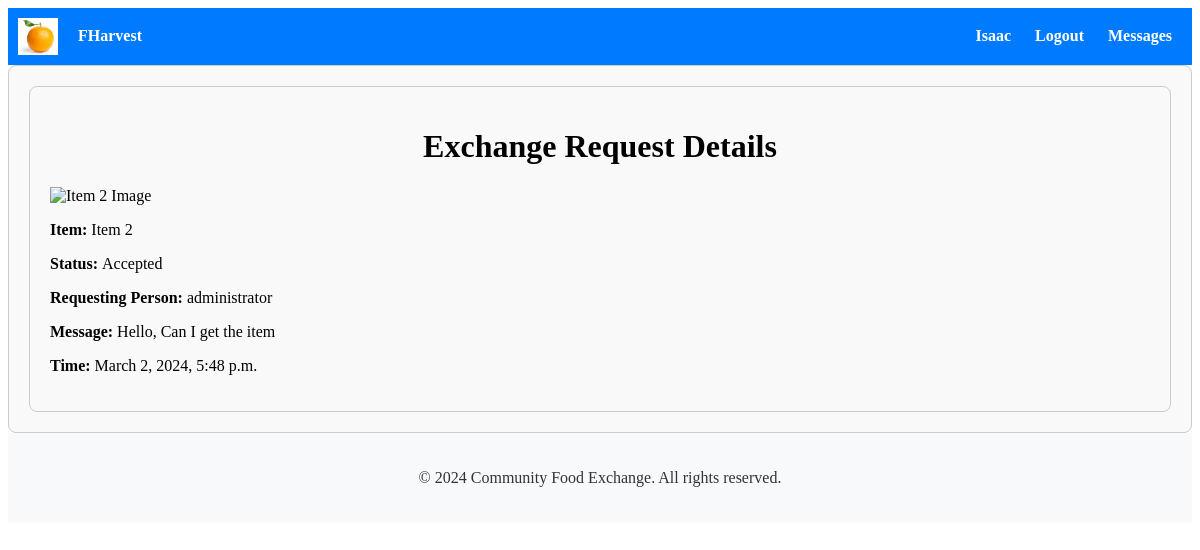
The page /exchange/34/ (signed in) on the database as committed earlier.
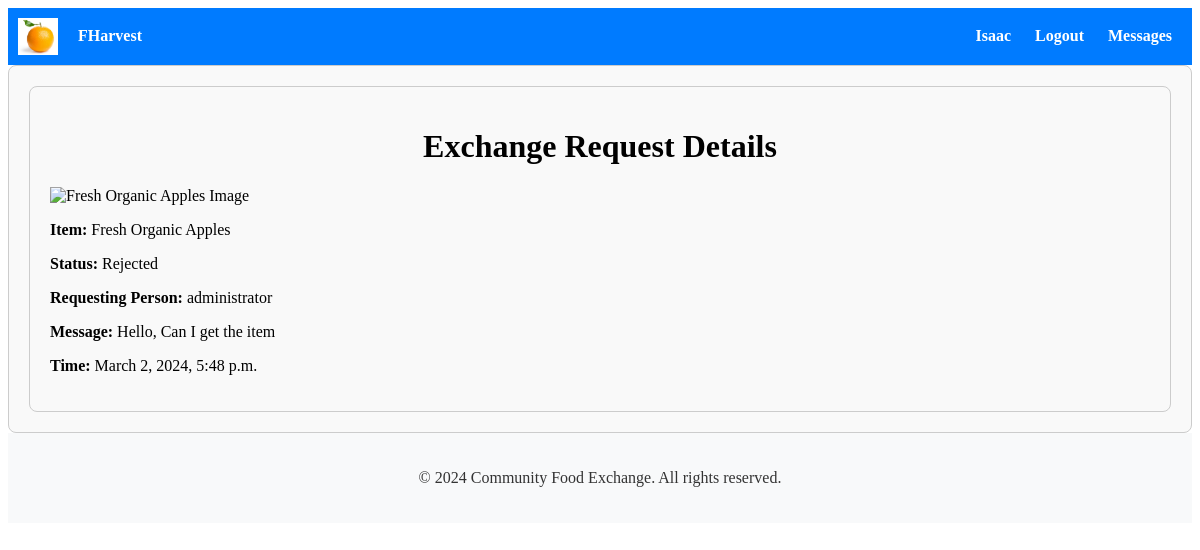
The same page on the database as committed later.
### exchange/models.py (models this page shows, shortened)
class ExchangeRequest(models.Model):
    STATUS_CHOICES = [
        ('pending', 'Pending'),
        ('accepted', 'Accepted'),
        ('rejected', 'Rejected'),
        ('cancelled', 'Cancelled'),
    ]
    sender = models.ForeignKey(User, on_delete=models.CASCADE, related_name='exchange_sent_requests')
    receiver = models.ForeignKey(User, on_delete=models.CASCADE, related_name='exchange_received_requests')
    listing = models.ForeignKey(Listing, on_delete=models.CASCADE)
    message = models.TextField()
    status = models.CharField(max_length=20, choices=STATUS_CHOICES, default='pending')
    reason_for_cancellation = models.TextField(blank=True, null=True)
    created_at = models.DateTimeField(auto_now_add=True)

### listings/models.py (models this page shows, shortened)
class Listing(models.Model):
    user = models.ForeignKey(User, on_delete=models.CASCADE)
    item_name = models.CharField(max_length=100)
    description = models.TextField()
    quantity = models.CharField(max_length=100)  # Change to CharField
    expiration_date = models.DateField()
    preferred_exchange_method = models.CharField(max_length=200, help_text="Preferred exchange method")  # Add preferred exchange method
    created_at = models.DateTimeField(auto_now_add=True)
    image = CloudinaryField('image')

### exchange/views.py (the view)
# urls.py: path('<int:request_id>/', exchange_request_detail, name='exchange_request_detail'),
@login_required
def exchange_request_detail(request, request_id):
    exchange_request = get_object_or_404(ExchangeRequest, pk=request_id)
    return render(request, 'exchange/exchange_request_detail.html', {'exchange_request': exchange_request})

### exchange/templates/exchange/exchange_request_detail.html
{% extends 'accounts/base.html' %}
{% block content %}
<div class="container">
  <h1>Exchange Request Details</h1>
  <div class="exchange-request">
    <div class="image-container">
      <img src="{{ exchange_request.listing.image.url }}" alt="{{ exchange_request.listing.item_name }} Image" class="detail-image">
    </div>
    <p><strong>Item: </strong>{{ exchange_request.listing.item_name }}</p>
    <p><strong>Status: </strong>{{ exchange_request.status }}</p>
    <p><strong>Requesting Person: </strong>{{ exchange_request.sender }}</p>
    <p><strong>Message: </strong>{{ exchange_request.message }}</p>
    <p><strong>Time: </strong>{{ exchange_request.created_at }}</p>
  </div>
</div>
{% endblock %}

Rows that differ between the two databases and show on the page:
changed ExchangeRequest "Hello, Can I get the item": listing.item_name "Item 2" → "Fresh Organic Apples"; status "Accepted" → "Rejected"
